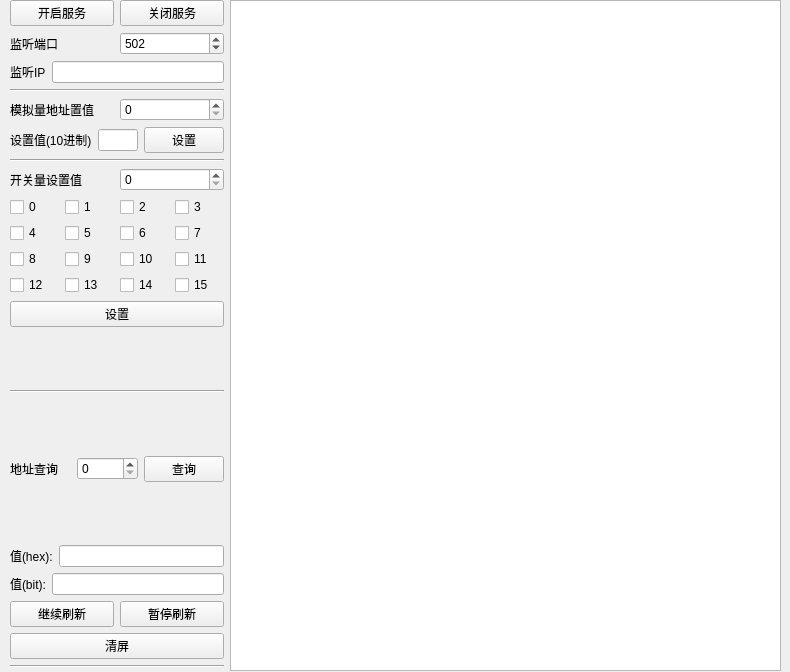
<?xml version="1.0" encoding="UTF-8"?>
<ui version="4.0">
 <class>Form</class>
 <widget class="QWidget" name="Form">
  <property name="geometry">
   <rect>
    <x>0</x>
    <y>0</y>
    <width>790</width>
    <height>672</height>
   </rect>
  </property>
  <property name="windowTitle">
   <string>Form</string>
  </property>
  <widget class="QTextBrowser" name="textBrowser">
   <property name="geometry">
    <rect>
     <x>230</x>
     <y>0</y>
     <width>551</width>
     <height>671</height>
    </rect>
   </property>
   <property name="searchPaths">
    <stringlist/>
   </property>
  </widget>
  <widget class="QWidget" name="layoutWidget">
   <property name="geometry">
    <rect>
     <x>10</x>
     <y>0</y>
     <width>214</width>
     <height>668</height>
    </rect>
   </property>
   <layout class="QVBoxLayout" name="verticalLayout_5">
    <item>
     <layout class="QVBoxLayout" name="verticalLayout_4">
      <item>
       <layout class="QHBoxLayout" name="horizontalLayout_8">
        <item>
         <widget class="QPushButton" name="pushButton_start">
          <property name="text">
           <string>开启服务</string>
          </property>
         </widget>
        </item>
        <item>
         <widget class="QPushButton" name="pushButton_stop">
          <property name="text">
           <string>关闭服务</string>
          </property>
         </widget>
        </item>
       </layout>
      </item>
      <item>
       <layout class="QHBoxLayout" name="horizontalLayout_10">
        <item>
         <widget class="QLabel" name="labelPort">
          <property name="text">
           <string>监听端口</string>
          </property>
         </widget>
        </item>
        <item>
         <widget class="QSpinBox" name="spinBoxPortNum">
          <property name="maximum">
           <number>99998</number>
          </property>
          <property name="value">
           <number>502</number>
          </property>
         </widget>
        </item>
       </layout>
      </item>
      <item>
       <layout class="QHBoxLayout" name="horizontalLayout_14">
        <item>
         <widget class="QLabel" name="labelIP">
          <property name="text">
           <string>监听IP</string>
          </property>
         </widget>
        </item>
        <item>
         <widget class="QLineEdit" name="lineEdit_setIP"/>
        </item>
       </layout>
      </item>
      <item>
       <widget class="Line" name="line_3">
        <property name="orientation">
         <enum>Qt::Horizontal</enum>
        </property>
       </widget>
      </item>
      <item>
       <layout class="QVBoxLayout" name="verticalLayout_2">
        <item>
         <layout class="QHBoxLayout" name="horizontalLayout_5">
          <item>
           <widget class="QLabel" name="labelSetAddr">
            <property name="text">
             <string>模拟量地址置值</string>
            </property>
           </widget>
          </item>
          <item>
           <widget class="QSpinBox" name="spinBoxSetValueAi">
            <property name="maximum">
             <number>5000</number>
            </property>
           </widget>
          </item>
         </layout>
        </item>
        <item>
         <layout class="QHBoxLayout" name="horizontalLayout_11">
          <item>
           <widget class="QLabel" name="labelSetAddr_2">
            <property name="text">
             <string>设置值(10进制)</string>
            </property>
           </widget>
          </item>
          <item>
           <widget class="QLineEdit" name="lineEdit_setValueAi"/>
          </item>
          <item>
           <widget class="QPushButton" name="pushButton_SetValueAi">
            <property name="text">
             <string>设置</string>
            </property>
           </widget>
          </item>
         </layout>
        </item>
        <item>
         <widget class="Line" name="line_4">
          <property name="orientation">
           <enum>Qt::Horizontal</enum>
          </property>
         </widget>
        </item>
        <item>
         <layout class="QVBoxLayout" name="verticalLayout">
          <item>
           <layout class="QHBoxLayout" name="horizontalLayout_13">
            <item>
             <widget class="QLabel" name="labelSetAddr_3">
              <property name="text">
               <string>开关量设置值</string>
              </property>
             </widget>
            </item>
            <item>
             <widget class="QSpinBox" name="spinBoxSetValueDi">
              <property name="maximum">
               <number>5000</number>
              </property>
             </widget>
            </item>
           </layout>
          </item>
          <item>
           <layout class="QHBoxLayout" name="horizontalLayout">
            <item>
             <widget class="QCheckBox" name="checkBox_0">
              <property name="text">
               <string>0</string>
              </property>
             </widget>
            </item>
            <item>
             <widget class="QCheckBox" name="checkBox_1">
              <property name="text">
               <string>1</string>
              </property>
             </widget>
            </item>
            <item>
             <widget class="QCheckBox" name="checkBox_2">
              <property name="text">
               <string>2</string>
              </property>
             </widget>
            </item>
            <item>
             <widget class="QCheckBox" name="checkBox_3">
              <property name="text">
               <string>3</string>
              </property>
             </widget>
            </item>
           </layout>
          </item>
          <item>
           <layout class="QHBoxLayout" name="horizontalLayout_2">
            <item>
             <widget class="QCheckBox" name="checkBox_4">
              <property name="text">
               <string>4</string>
              </property>
             </widget>
            </item>
            <item>
             <widget class="QCheckBox" name="checkBox_5">
              <property name="text">
               <string>5</string>
              </property>
             </widget>
            </item>
            <item>
             <widget class="QCheckBox" name="checkBox_6">
              <property name="text">
               <string>6</string>
              </property>
             </widget>
            </item>
            <item>
             <widget class="QCheckBox" name="checkBox_7">
              <property name="text">
               <string>7</string>
              </property>
             </widget>
            </item>
           </layout>
          </item>
          <item>
           <layout class="QHBoxLayout" name="horizontalLayout_4">
            <item>
             <widget class="QCheckBox" name="checkBox_8">
              <property name="text">
               <string>8</string>
              </property>
             </widget>
            </item>
            <item>
             <widget class="QCheckBox" name="checkBox_9">
              <property name="text">
               <string>9</string>
              </property>
             </widget>
            </item>
            <item>
             <widget class="QCheckBox" name="checkBox_10">
              <property name="text">
               <string>10</string>
              </property>
             </widget>
            </item>
            <item>
             <widget class="QCheckBox" name="checkBox_11">
              <property name="text">
               <string>11</string>
              </property>
             </widget>
            </item>
           </layout>
          </item>
          <item>
           <layout class="QHBoxLayout" name="horizontalLayout_3">
            <item>
             <widget class="QCheckBox" name="checkBox_12">
              <property name="text">
               <string>12</string>
              </property>
             </widget>
            </item>
            <item>
             <widget class="QCheckBox" name="checkBox_13">
              <property name="text">
               <string>13</string>
              </property>
             </widget>
            </item>
            <item>
             <widget class="QCheckBox" name="checkBox_14">
              <property name="text">
               <string>14</string>
              </property>
             </widget>
            </item>
            <item>
             <widget class="QCheckBox" name="checkBox_15">
              <property name="text">
               <string>15</string>
              </property>
             </widget>
            </item>
           </layout>
          </item>
          <item>
           <widget class="QPushButton" name="pushButton_SetValueDi">
            <property name="text">
             <string>设置</string>
            </property>
           </widget>
          </item>
         </layout>
        </item>
       </layout>
      </item>
      <item>
       <layout class="QVBoxLayout" name="verticalLayout_3">
        <item>
         <widget class="Line" name="line">
          <property name="orientation">
           <enum>Qt::Horizontal</enum>
          </property>
         </widget>
        </item>
        <item>
         <layout class="QHBoxLayout" name="horizontalLayout_6">
          <item>
           <widget class="QLabel" name="label_getValue">
            <property name="text">
             <string>地址查询</string>
            </property>
           </widget>
          </item>
          <item>
           <widget class="QSpinBox" name="spinBoxGetValue">
            <property name="maximum">
             <number>5000</number>
            </property>
           </widget>
          </item>
          <item>
           <widget class="QPushButton" name="pushButton_getValue">
            <property name="text">
             <string>查询</string>
            </property>
           </widget>
          </item>
         </layout>
        </item>
        <item>
         <layout class="QHBoxLayout" name="horizontalLayout_7"/>
        </item>
       </layout>
      </item>
      <item>
       <layout class="QVBoxLayout" name="verticalLayout_7">
        <item>
         <layout class="QHBoxLayout" name="horizontalLayout_15">
          <item>
           <widget class="QLabel" name="label_getHex">
            <property name="text">
             <string>值(hex):</string>
            </property>
           </widget>
          </item>
          <item>
           <widget class="QLineEdit" name="lineEdit_getHex"/>
          </item>
         </layout>
        </item>
        <item>
         <layout class="QHBoxLayout" name="horizontalLayout_16">
          <item>
           <widget class="QLabel" name="label_getBit">
            <property name="text">
             <string>值(bit):</string>
            </property>
           </widget>
          </item>
          <item>
           <widget class="QLineEdit" name="lineEdit_getBit"/>
          </item>
         </layout>
        </item>
       </layout>
      </item>
      <item>
       <layout class="QHBoxLayout" name="horizontalLayout_12"/>
      </item>
     </layout>
    </item>
    <item>
     <layout class="QVBoxLayout" name="verticalLayout_6">
      <item>
       <layout class="QHBoxLayout" name="horizontalLayout_9">
        <item>
         <widget class="QPushButton" name="pushButton_refreshEnable">
          <property name="text">
           <string>继续刷新</string>
          </property>
         </widget>
        </item>
        <item>
         <widget class="QPushButton" name="pushButton_refreshDisable">
          <property name="text">
           <string>暂停刷新</string>
          </property>
         </widget>
        </item>
       </layout>
      </item>
      <item>
       <widget class="QPushButton" name="pushButton_clear">
        <property name="text">
         <string>清屏</string>
        </property>
       </widget>
      </item>
     </layout>
    </item>
    <item>
     <widget class="Line" name="line_2">
      <property name="orientation">
       <enum>Qt::Horizontal</enum>
      </property>
     </widget>
    </item>
   </layout>
  </widget>
 </widget>
 <resources/>
 <connections/>
</ui>
